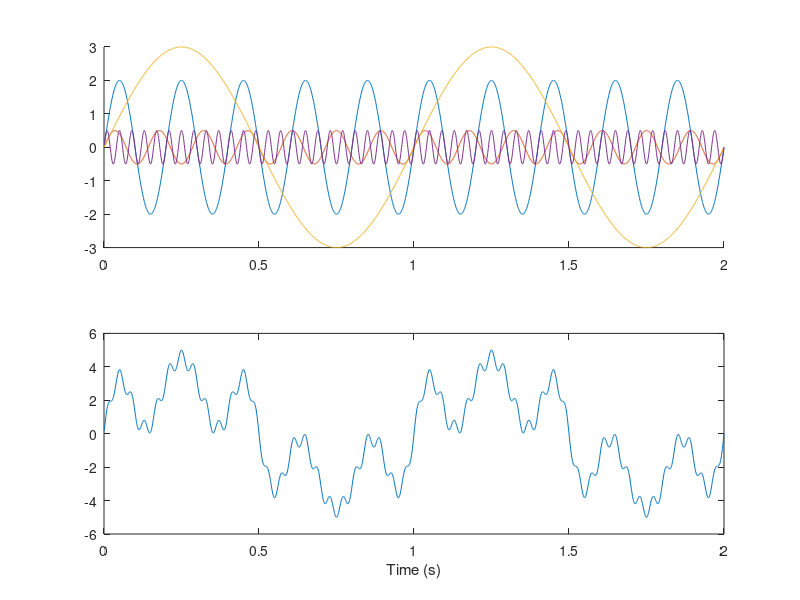

Write MATLAB code to recreate this figure.

Fs=1000;
dt=1/Fs;
t=dt:dt:2;


A1=2;
f1=5; % Hz
theta1=0;

A2=0.5;
f2=7;
theta2=0;

A3=3;
f3=1;
theta3=0;

A4=0.5;
f4=25;
theta4=0;


y1=A1*sin(2*pi*f1*t + theta1);
y2=A2*sin(2*pi*f2*t + theta2);
y3=A3*sin(2*pi*f3*t + theta3);
y4=A4*sin(2*pi*f4*t + theta4);


figure;
subplot(211); hold  on
plot(t,y1)
plot(t,y2)
plot(t,y3)
plot(t,y4)

subplot(212)
plot(t, y1+y2+y3+y4)

xlabel('Time (s)')